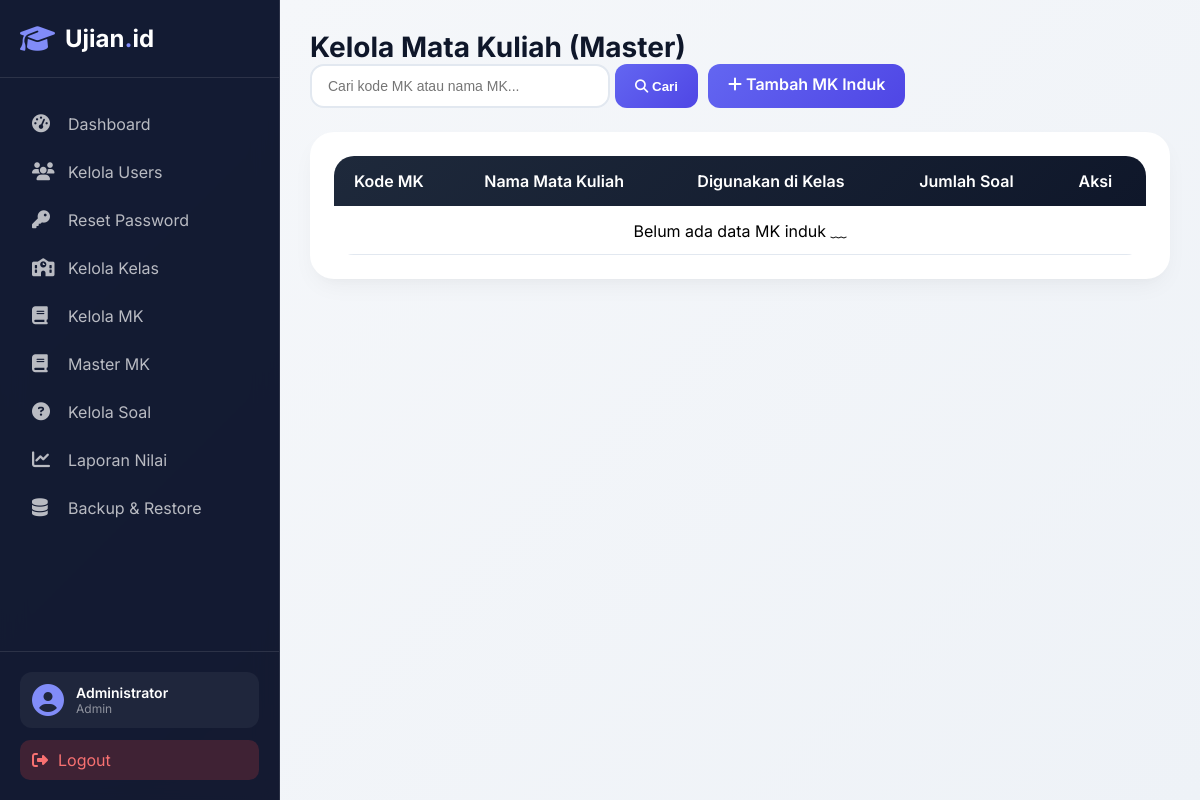
Page /admin/matakuliah_induk/index.php (signed in) on the earlier database version.
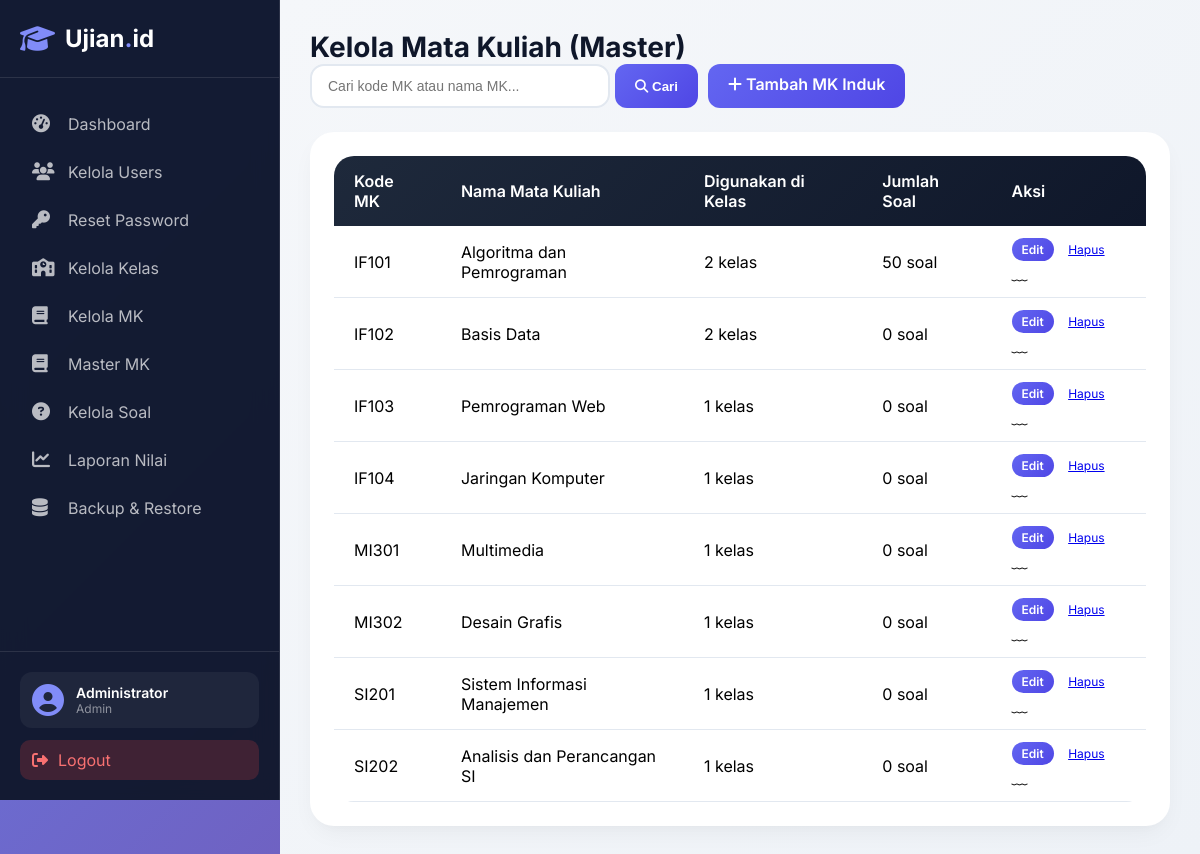
Same page on the later database version.
### tables this page shows
CREATE TABLE `mata_kuliah_induk` (
  `id` int(11) NOT NULL AUTO_INCREMENT,
  `kode_mk` varchar(20) NOT NULL,
  `nama_mk` varchar(100) NOT NULL,
  `created_at` timestamp NOT NULL DEFAULT current_timestamp(),
  PRIMARY KEY (`id`),
  UNIQUE KEY `kode_mk` (`kode_mk`)
);

### admin/matakuliah_induk/index.php (the view, shortened to what this page needs)
<?php
include '../../config/database.php';
$search = isset($_GET['search']) ? mysqli_real_escape_string($conn, trim($_GET['search'])) : '';
$query = "SELECT * FROM mata_kuliah_induk";
$query .= " ORDER BY kode_mk";
$mk_induk = mysqli_query($conn, $query);
include '../../includes/header.php';
?>
<div class="page-header">
    <h1 class="page-title">Kelola Mata Kuliah (Master)</h1>
    <div style="display: flex; gap: 10px; flex-wrap: wrap;">
        <form method="GET" style="display: flex; gap: 5px;">
            <input type="text" name="search" class="form-control" placeholder="Cari kode MK atau nama MK..."
                   value="<?= htmlspecialchars($search) ?>" style="width: 300px;">
            <button type="submit" class="btn-primary"><i class="fas fa-search"></i> Cari</button>
        </form>
        <a href="tambah.php" class="btn-primary"><i class="fas fa-plus"></i> Tambah MK Induk</a>
    </div>
</div>
<div class="card-modern">
    <table class="table-modern">
        <thead>
            <tr>
                <th>Kode MK</th>
                <th>Nama Mata Kuliah</th>
                <th>Digunakan di Kelas</th>
                <th>Jumlah Soal</th>
                <th>Aksi</th>
            </tr>
        </thead>
        <tbody>
            <?php if(mysqli_num_rows($mk_induk) > 0): ?>
                <?php while($row = mysqli_fetch_assoc($mk_induk)):
                    $kelas_count = mysqli_fetch_assoc(mysqli_query($conn, "SELECT COUNT(*) as total FROM mata_kuliah WHERE mk_induk_id = {$row['id']}"))['total'];
                    $soal_count = mysqli_fetch_assoc(mysqli_query($conn, "SELECT COUNT(*) as total FROM soal WHERE mk_induk_id = {$row['id']}"))['total'];
                ?>
                <tr>
                    <td><?= htmlspecialchars($row['kode_mk']) ?> </td>
                    <td><?= htmlspecialchars($row['nama_mk']) ?> </td>
                    <td><?= $kelas_count ?> kelas </td>
                    <td><?= $soal_count ?> soal </td>
                    <td>
                        <a href="edit.php?id=<?= $row['id'] ?>" class="btn-primary" style="padding:4px 10px;font-size:12px;">Edit</a>
                        <a href="?hapus=<?= $row['id'] ?>" class="btn-danger" style="padding:4px 10px;font-size:12px;" onclick="return confirm('Yakin hapus MK induk ini? Semua soal akan ikut terhapus!')">Hapus</a>
                     ﹏
                </tr>
                <?php endwhile; ?>
            <?php else: ?>
                <tr>
                    <td colspan="5" style="text-align:center">Belum ada data MK induk ﹏
                </tr>
            <?php endif; ?>
        </tbody>
</div>
<?php include '../../includes/footer.php'; ?>

### includes/header.php (shortened to what this page needs)
<?php
$base_path = $_SERVER['DOCUMENT_ROOT'] . '/Ujian_System';
?>
<!DOCTYPE html>
<html lang="id">
<head>
    <link rel="stylesheet" href="https://cdnjs.cloudflare.com/ajax/libs/font-awesome/6.5.1/css/all.min.css">
    <link rel="stylesheet" href="/Ujian_System/assets/css/style.css">
</head>
<body>
<div class="app-wrapper">
    <?php if (isset($_SESSION['user_id'])): ?>
        <?php include $base_path . '/includes/navbar.php'; ?>
    <?php endif; ?>
    <main class="main-content <?= isset($_SESSION['user_id']) ? 'with-sidebar' : 'full-width' ?>">
        <div class="content-container">

### includes/navbar.php (shortened to what this page needs)
<?php
$base_url = '/Ujian_System';
?>
<aside class="sidebar glass-dark">
    <div class="sidebar-header">
        <div class="logo">
            <i class="fas fa-graduation-cap"></i>
            <span>Ujian<span class="dot">.</span>id</span>
        </div>
    </div>
    <nav class="sidebar-nav">
        <?php if ($_SESSION['role'] == 'admin'): ?>
            <a href="<?= $base_url ?>/admin/dashboard.php" class="nav-item"><i class="fas fa-tachometer-alt"></i> Dashboard</a>
            <a href="<?= $base_url ?>/admin/users/index.php" class="nav-item"><i class="fas fa-users"></i> Kelola Users</a>
            <a href="<?= $base_url ?>/admin/reset_password/index.php" class="nav-item"><i class="fas fa-key"></i> Reset Password</a>
            <a href="<?= $base_url ?>/admin/kelas/index.php" class="nav-item"><i class="fas fa-school"></i> Kelola Kelas</a>
            <a href="<?= $base_url ?>/admin/matakuliah/index.php" class="nav-item"><i class="fas fa-book"></i> Kelola MK</a>
            <a href="<?= $base_url ?>/admin/matakuliah_induk/index.php" class="nav-item"><i class="fas fa-book"></i> Master MK</a>
            <a href="<?= $base_url ?>/admin/soal/index.php" class="nav-item"><i class="fas fa-question-circle"></i> Kelola Soal</a>
            <a href="<?= $base_url ?>/admin/laporan/nilai_all.php" class="nav-item"><i class="fas fa-chart-line"></i> Laporan Nilai</a>
            <a href="<?= $base_url ?>/admin/backup/index.php" class="nav-item"><i class="fas fa-database"></i> Backup & Restore</a>
        <?php endif; ?>
    </nav>
    <div class="sidebar-footer">
        <div class="user-info">
            <i class="fas fa-user-circle"></i>
            <div>
                <div class="user-name"><?= $_SESSION['nama'] ?></div>
                <div class="user-role"><?= $_SESSION['role'] ?></div>
            </div>
        </div>
        <a href="<?= $base_url ?>/auth/logout.php" class="logout-btn"><i class="fas fa-sign-out-alt"></i> Logout</a>
    </div>
</aside>

### includes/footer.php (shortened to what this page needs)
        </div>
    </main>
</div>
</body>
</html>

### assets/css/style.css (style rules this page uses)
* { margin: 0; padding: 0; box-sizing: border-box; }
body { font-family: 'Inter', sans-serif; background: linear-gradient(135deg, #667eea 0%, #764ba2 100%); min-height: 100vh; }
.sidebar { position: fixed; left: 0; top: 0; width: 280px; height: 100vh; background: rgba(15, 23, 42, 0.95); backdrop-filter: blur(10px); border-right: 1px solid rgba(255,255,255,0.1); display: flex; flex-direction: column; z-index: 100; }
.glass-dark { background: rgba(15, 23, 42, 0.95); backdrop-filter: blur(12px); }
.sidebar-header { padding: 24px 20px; border-bottom: 1px solid rgba(255,255,255,0.1); }
.logo { display: flex; align-items: center; gap: 10px; font-size: 24px; font-weight: 700; color: white; }
.logo i { color: #818cf8; font-size: 28px; }
.logo .dot { color: #818cf8; }
.sidebar-nav { flex: 1; padding: 20px 0; }
.nav-item { display: flex; align-items: center; gap: 12px; padding: 12px 20px; color: rgba(255,255,255,0.7); text-decoration: none; transition: all 0.3s ease; margin: 4px 12px; border-radius: 12px; }
.nav-item i { width: 24px; font-size: 18px; }
.sidebar-footer { padding: 20px; border-top: 1px solid rgba(255,255,255,0.1); }
.user-info { display: flex; align-items: center; gap: 12px; padding: 12px; background: rgba(255,255,255,0.05); border-radius: 12px; margin-bottom: 12px; }
.user-info i { font-size: 32px; color: #818cf8; }
.user-name { font-weight: 600; color: white; font-size: 14px; }
.user-role { font-size: 12px; color: rgba(255,255,255,0.5); text-transform: capitalize; }
.logout-btn { display: flex; align-items: center; gap: 10px; padding: 10px 12px; background: rgba(239,68,68,0.2); color: #f87171; text-decoration: none; border-radius: 10px; transition: all 0.3s ease; }
.main-content { margin-left: 0; min-height: 100vh; transition: margin-left 0.3s ease; }
.main-content.with-sidebar { margin-left: 280px; }
.content-container { padding: 30px; background: linear-gradient(135deg, #f5f7fa 0%, #eef2f7 100%); min-height: 100vh; }
.card-modern { background: white; border-radius: 24px; padding: 24px; box-shadow: 0 10px 25px -5px rgba(0,0,0,0.05), 0 8px 10px -6px rgba(0,0,0,0.02); transition: transform 0.2s ease, box-shadow 0.2s ease; }
.btn-primary { background: linear-gradient(135deg, #6366f1, #4f46e5); border: none; padding: 10px 20px; border-radius: 12px; color: white; font-weight: 600; cursor: pointer; transition: all 0.3s ease; text-decoration: none; display: inline-block; }
.form-control { width: 100%; padding: 12px 16px; border: 2px solid #e2e8f0; border-radius: 14px; font-size: 14px; transition: all 0.3s ease; }
.table-modern { width: 100%; background: white; border-radius: 20px; overflow: hidden; border-collapse: separate; border-spacing: 0; }
.table-modern thead tr { background: linear-gradient(135deg, #1e293b, #0f172a); color: white; }
.table-modern th { padding: 15px 20px; font-weight: 600; text-align: left; }
.table-modern td { padding: 12px 20px; border-bottom: 1px solid #e2e8f0; }
.page-header { display: flex; justify-content: space-between; align-items: center; margin-bottom: 24px; flex-wrap: wrap; }
.page-title { font-size: 28px; font-weight: 700; color: #0f172a; }

Differences in the rows shown:
added mata_kuliah_induk: kode_mk "IF101", nama_mk "Algoritma dan Pemrograman", kelas_count "2", soal_count "50"
added mata_kuliah_induk: kode_mk "IF102", nama_mk "Basis Data", id "2", soal_count "0"
added mata_kuliah_induk: kode_mk "IF103", nama_mk "Pemrograman Web", kelas_count "1", soal_count "0"
added mata_kuliah_induk: kode_mk "IF104", nama_mk "Jaringan Komputer", kelas_count "1", soal_count "0"
added mata_kuliah_induk: kode_mk "MI301", nama_mk "Multimedia", kelas_count "1", soal_count "0"
added mata_kuliah_induk: kode_mk "MI302", nama_mk "Desain Grafis", kelas_count "1", soal_count "0"
added mata_kuliah_induk: kode_mk "SI201", nama_mk "Sistem Informasi Manajemen", kelas_count "1", soal_count "0"
added mata_kuliah_induk: kode_mk "SI202", nama_mk "Analisis dan Perancangan SI", kelas_count "1", soal_count "0"
Other differences:
text no longer shown: "Belum ada data MK induk ﹏"
